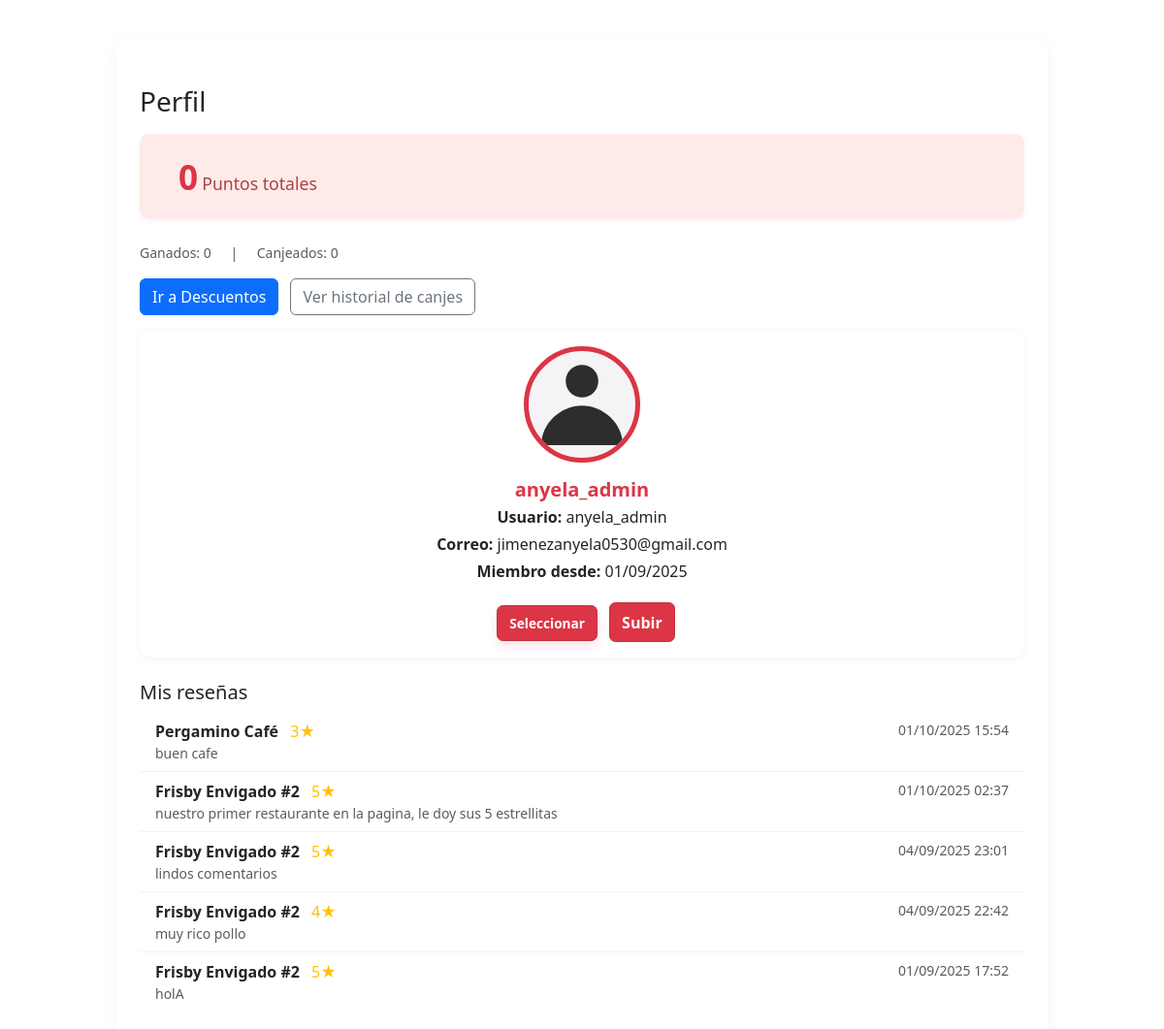
The page /accounts/profile/ (signed in) on the database its author committed.
### accounts/models.py (models this page shows)
class User(AbstractUser):
    user_type = models.ForeignKey(UserType, on_delete=models.SET_NULL, null=True, blank=True)
    profile_image = models.ImageField(upload_to='profiles/', null=True, blank=True)
    profile_image = models.ImageField(upload_to='profiles/', null=True, blank=True)

### appdely/models.py (models this page shows, shortened)
class Review(models.Model):
    business = models.ForeignKey(Business, on_delete=models.CASCADE)
    user = models.ForeignKey(settings.AUTH_USER_MODEL, on_delete=models.CASCADE)
    rating = models.PositiveSmallIntegerField()  # 1–5
    comment = models.TextField(blank=True, null=True)
    date = models.DateTimeField(auto_now_add=True)
    reply = models.TextField(blank=True, null=True)
    updated_at = models.DateTimeField(auto_now=True)
    reports = models.IntegerField(default=0)

class Business(models.Model):
    business_name = models.CharField(max_length=50)
    address = models.CharField(max_length=100)
    description = models.TextField()
    phone_number = models.CharField(max_length=30)
    email = models.CharField(max_length=50)
    status = models.BooleanField(default=True)
    created_at = models.DateTimeField(auto_now_add=True)
    updated_at = models.DateTimeField(auto_now=True)
    business_type = models.ForeignKey(BusinessType, on_delete=models.CASCADE)
    image_url = models.CharField(max_length=100, blank=True, null=True)
    def average_rating(self):
        reviews = self.review_set.all()
        if reviews.exists():
            return round(sum(r.rating for r in reviews) / reviews.count(), 2)
        return None
    average_rating.short_description = 'Promedio de Calificación'

### accounts/views.py (the view)
# urls.py: path('profile/', views.profile, name='profile'),
@login_required
def profile(request):
    user = request.user
    image_form = None
    if request.method == 'POST':
        image_form = ProfileImageForm(request.POST, request.FILES, instance=user)
        if image_form.is_valid():
            image_form.save()
            return redirect('profile')
    else:
        image_form = ProfileImageForm(instance=user)
    user_reviews = []
    total_points = 0
    try:
        from appdely.models import Review, Point
        user_reviews = Review.objects.filter(user=user).select_related('business').order_by('-date')[:10]
        total_points = Point.objects.filter(user=user).aggregate(total=models.Sum('amount'))['total'] or 0
        earned = Point.objects.filter(user=user, movement_type='earn').aggregate(total=models.Sum('amount'))['total'] or 0
        redeemed_sum = Point.objects.filter(user=user, movement_type='redeem').aggregate(total=models.Sum('amount'))['total'] or 0
        redeemed = abs(redeemed_sum) if redeemed_sum else 0
    except Exception:
        pass
    return render(request, 'accounts/profile.html', {
        'user': user,
        'user_reviews': user_reviews,
        'total_points': total_points,
        'earned_points': earned,
        'redeemed_points': redeemed,
        'image_form': image_form,
    })

### accounts/templates/accounts/profile.html (shortened to what this page needs)
{% load static %}
<!DOCTYPE html>
<html lang="es">
<head>
  <link href="https://cdn.jsdelivr.net/npm/bootstrap@5.3.0/dist/css/bootstrap.min.css" rel="stylesheet">
  <link rel="stylesheet" href="{% static 'accounts/css/profile.css' %}">
</head>
<body>
  <div class="container py-5" style="max-width:960px;">
    <h1 class="h3 mb-3">Perfil</h1>
    <div class="points-box">
      <div>
        <span class="points-value">{{ total_points }}</span>
        <span class="points-label">Puntos totales</span>
      </div>
    </div>
    <div class="small text-muted mt-2">
      <span>Ganados: {{ earned_points }}</span>
      <span class="mx-3">|</span>
      <span>Canjeados: {{ redeemed_points }}</span>
    </div>
    <div class="my-3">
      <a href="{% url 'descuentos_list' %}" class="btn btn-primary">Ir a Descuentos</a>
      <a href="{% url 'historial_canje' %}" class="btn btn-outline-secondary ms-2">Ver historial de canjes</a>
    </div>
    <div class="card mb-4">
      <div class="card-body">
        <div class="profile-top text-center">
          <div class="profile-avatar" style="width:120px;height:120px;border-radius:50%;overflow:hidden;border:5px solid #dc3545;margin:0 auto;box-sizing:border-box;">
            {% if user.profile_image %}
              <img src="{{ user.profile_image.url }}" alt="Avatar" class="profile-img" style="width:100%;height:100%;object-fit:cover;display:block;border-radius:50%;">
            {% else %}
              <img src="{% static 'accounts/img/avatar-icon.svg' %}" alt="Avatar icon" class="profile-img svg-icon" aria-hidden="true" style="width:60%;height:auto;display:block;margin:0 auto;">
            {% endif %}
          </div>
          <h5 class="card-title mt-3 mb-1">{{ user.get_full_name|default:user.username }}</h5>
          <p class="mb-1"><strong>Usuario:</strong> {{ user.username }}</p>
          <p class="mb-1"><strong>Correo:</strong> {{ user.email|default:"—" }}</p>
          <p class="mb-1"><strong>Miembro desde:</strong> {{ user.date_joined|date:"d/m/Y" }}</p>
          <form method="post" enctype="multipart/form-data" class="mt-3" style="display:inline-block;" id="avatar-upload-form">
            <label for="id_profile_image" class="file-label-btn ms-2" role="button" aria-label="Seleccionar archivo">Seleccionar</label>
            <button type="submit" class="btn-upload btn-sm ms-2" style="background:#dc3545;color:#fff;border:1px solid #c1323e;">Subir</button>
          </form>
        </div>
      </div>
    </div>
    <h5>Mis reseñas</h5>
    {% if user_reviews %}
      <ul class="list-group">
        {% for r in user_reviews %}
            <li class="list-group-item d-flex justify-content-between">
                <span>
                    <strong>{{ r.business.business_name }}</strong>
                    <span class="text-warning ms-2">{{ r.rating }}★</span>
                    <div class="text-muted small">{{ r.comment|default:"Sin comentario" }}</div>
                </span>
                <span class="text-muted small">{{ r.date|date:"d/m/Y H:i" }}</span>
            </li>
        {% endfor %}
        </ul>
    {% else %}
      <p class="text-muted">Aún no tienes reseñas.</p>
    {% endif %}
  </div>
</body>
</html>

### accounts/static/accounts/css/profile.css (style rules this page uses)
.container { background: #fff; border-radius: 16px; box-shadow: 0 2px 16px rgba(220, 53, 69, 0.07); margin-top: 40px; padding: 32px 24px; }
.card { border-radius: 12px; border: none; box-shadow: 0 1px 8px rgba(220, 53, 69, 0.08); }
.card-title { color: #dc3545; font-weight: 600; }
.list-group-item { border: none; border-bottom: 1px solid #f3f3f3; background: transparent; }
.list-group-item:last-child { border-bottom: none; }
.points-box { background: #ffeaea; border-radius: 10px; padding: 18px 24px; margin-bottom: 24px; display: flex; align-items: center; gap: 16px; box-shadow: 0 1px 6px rgba(220, 53, 69, 0.07); }
.points-value { font-size: 2.2rem; font-weight: bold; color: #dc3545; }
.points-label { font-size: 1.1rem; color: #a94442; font-weight: 500; }
.profile-top .profile-avatar { width: 120px; height: 120px; margin: 0 auto; border-radius: 50%; overflow: hidden; background: #f4f4f6; display:flex; align-items:center; justify-content:center; }
.profile-top .profile-img { width: 100%; height: 100%; object-fit: cover; display:block; }
.profile-top .svg-icon { width: 70%; height: 70%; object-fit: contain; opacity: 0.95; }
label[for="id_profile_image"] { cursor: pointer; }
.profile-avatar { width: 120px !important; height: 120px !important; border-radius: 50% !important; overflow: hidden !important; border: 5px solid #dc3545 !important; box-sizing: border-box !important; }
.profile-avatar > img.profile-img { position: static !important; width: 100% !important; height: 100% !important; object-fit: cover !important; display: block !important; border-radius: 50% !important; }
.profile-avatar > img.svg-icon { width: 60% !important; height: auto !important; margin: 0 auto !important; display: block !important; }
.profile-avatar img { max-width: none !important; }
.profile-avatar { flex: 0 0 auto !important; width: 120px !important; height: 120px !important; }
.profile-avatar > img.profile-img { width: 120px !important; height: 120px !important; max-width: 120px !important; max-height: 120px !important; object-fit: cover !important; border-radius: 50% !important; display: block !important; }
.file-label-btn { padding:.35rem .6rem; border-radius:8px }
.file-label-btn { display: inline-flex; align-items: center; justify-content: center; gap: .3rem; padding: .45rem .75rem; min-width: 68px; border-radius: .4rem; background: #dc3545 !important; color: #fff !important; font-size: .85rem; font-weight: 600; border: 1px solid #c1323e !important; box-shadow: 0 6px 12px rgba(220,53,69,0.12); }
.btn-upload, button.btn-upload, input[type=submit].btn-upload { background: #dc3545 !important; color: #fff !important; border: 1px solid #c1323e !important; padding: .45rem .75rem !important; border-radius: .4rem !important; font-weight: 600 !important; }

### rows shown on the page
User: get_full_name "anyela_admin", username "anyela_admin", email "jimenezanyela0530@gmail.com", date_joined "01/09/2025"
Review: business.business_name "Pergamino Café", rating "3", comment "buen cafe", date "01/10/2025 15:54"
Review: business.business_name "Frisby Envigado #2", rating "5", comment "nuestro primer restaurante en la pagina, le doy sus 5 estrellitas", date "01/10/2025 02:37"
Review: business.business_name "Frisby Envigado #2", rating "5", comment "lindos comentarios", date "04/09/2025 23:01"
Review: business.business_name "Frisby Envigado #2", rating "4", comment "muy rico pollo", date "04/09/2025 22:42"
Review: business.business_name "Frisby Envigado #2", rating "5", comment "holA", date "01/09/2025 17:52"

### other values the page prints
{{ total_points }} "0"
{{ earned_points }} "0"
{{ redeemed_points }} "0"
